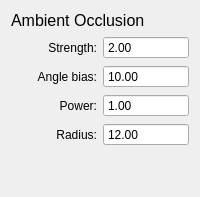
        <widget class="QWidget" name="tab_7">
         <attribute name="title">
          <string>Ambient Occlusion</string>
         </attribute>
         <layout class="QGridLayout" name="gridLayout_9">
          <item row="1" column="1">
           <widget class="QDoubleSpinBox" name="aoStrength">
            <property name="focusPolicy">
             <enum>Qt::StrongFocus</enum>
            </property>
            <property name="toolTip">
             <string>Sets the strenght of the AO effect. This controls how dark AO-affected areas will be.</string>
            </property>
            <property name="buttonSymbols">
             <enum>QAbstractSpinBox::NoButtons</enum>
            </property>
            <property name="maximum">
             <double>10.000000000000000</double>
            </property>
            <property name="singleStep">
             <double>0.100000000000000</double>
            </property>
            <property name="value">
             <double>2.000000000000000</double>
            </property>
           </widget>
          </item>
          <item row="2" column="1">
           <widget class="QDoubleSpinBox" name="aoAngleBias">
            <property name="focusPolicy">
             <enum>Qt::StrongFocus</enum>
            </property>
            <property name="toolTip">
             <string>Regulates the angle at which the AO should be generated. Lower bias means more AO, higher bias means less AO.</string>
            </property>
            <property name="buttonSymbols">
             <enum>QAbstractSpinBox::NoButtons</enum>
            </property>
            <property name="maximum">
             <double>89.000000000000000</double>
            </property>
            <property name="singleStep">
             <double>0.100000000000000</double>
            </property>
            <property name="value">
             <double>10.000000000000000</double>
            </property>
           </widget>
          </item>
          <item row="3" column="1">
           <widget class="QDoubleSpinBox" name="aoPower">
            <property name="focusPolicy">
             <enum>Qt::StrongFocus</enum>
            </property>
            <property name="toolTip">
             <string>This controls the falloff of the AO.</string>
            </property>
            <property name="buttonSymbols">
             <enum>QAbstractSpinBox::NoButtons</enum>
            </property>
            <property name="minimum">
             <double>1.000000000000000</double>
            </property>
            <property name="maximum">
             <double>10.000000000000000</double>
            </property>
            <property name="singleStep">
             <double>0.100000000000000</double>
            </property>
            <property name="value">
             <double>1.000000000000000</double>
            </property>
           </widget>
          </item>
          <item row="4" column="1">
           <widget class="QDoubleSpinBox" name="aoRadius">
            <property name="focusPolicy">
             <enum>Qt::StrongFocus</enum>
            </property>
            <property name="toolTip">
             <string>This controls the radius which the AO should emit. Lower radius means smaller AO-affected zones.</string>
            </property>
            <property name="buttonSymbols">
             <enum>QAbstractSpinBox::NoButtons</enum>
            </property>
            <property name="minimum">
             <double>0.010000000000000</double>
            </property>
            <property name="maximum">
             <double>100.000000000000000</double>
            </property>
            <property name="singleStep">
             <double>0.100000000000000</double>
            </property>
            <property name="value">
             <double>12.000000000000000</double>
            </property>
           </widget>
          </item>
          <item row="5" column="0" colspan="2">
           <spacer name="verticalSpacer_7">
            <property name="orientation">
             <enum>Qt::Vertical</enum>
            </property>
            <property name="sizeHint" stdset="0">
             <size>
              <width>20</width>
              <height>40</height>
             </size>
            </property>
           </spacer>
          </item>
          <item row="1" column="0">
           <widget class="QLabel" name="label_42">
            <property name="layoutDirection">
             <enum>Qt::LeftToRight</enum>
            </property>
            <property name="text">
             <string>Strength:</string>
            </property>
            <property name="alignment">
             <set>Qt::AlignRight|Qt::AlignTrailing|Qt::AlignVCenter</set>
            </property>
           </widget>
          </item>
          <item row="2" column="0">
           <widget class="QLabel" name="label_43">
            <property name="text">
             <string>Angle bias:</string>
            </property>
            <property name="alignment">
             <set>Qt::AlignRight|Qt::AlignTrailing|Qt::AlignVCenter</set>
            </property>
           </widget>
          </item>
          <item row="4" column="0">
           <widget class="QLabel" name="label_45">
            <property name="text">
             <string>Radius:</string>
            </property>
            <property name="alignment">
             <set>Qt::AlignRight|Qt::AlignTrailing|Qt::AlignVCenter</set>
            </property>
           </widget>
          </item>
          <item row="3" column="0">
           <widget class="QLabel" name="label_44">
            <property name="text">
             <string>Power:</string>
            </property>
            <property name="alignment">
             <set>Qt::AlignRight|Qt::AlignTrailing|Qt::AlignVCenter</set>
            </property>
           </widget>
          </item>
          <item row="0" column="0" colspan="2">
           <widget class="QLabel" name="label_46">
            <property name="font">
             <font>
              <pointsize>12</pointsize>
             </font>
            </property>
            <property name="text">
             <string>Ambient Occlusion</string>
            </property>
           </widget>
          </item>
         </layout>
        </widget>
